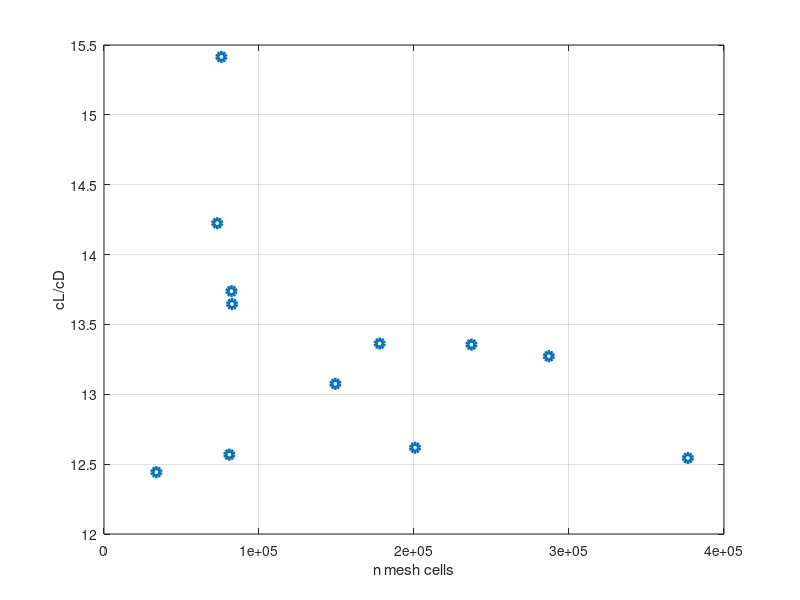
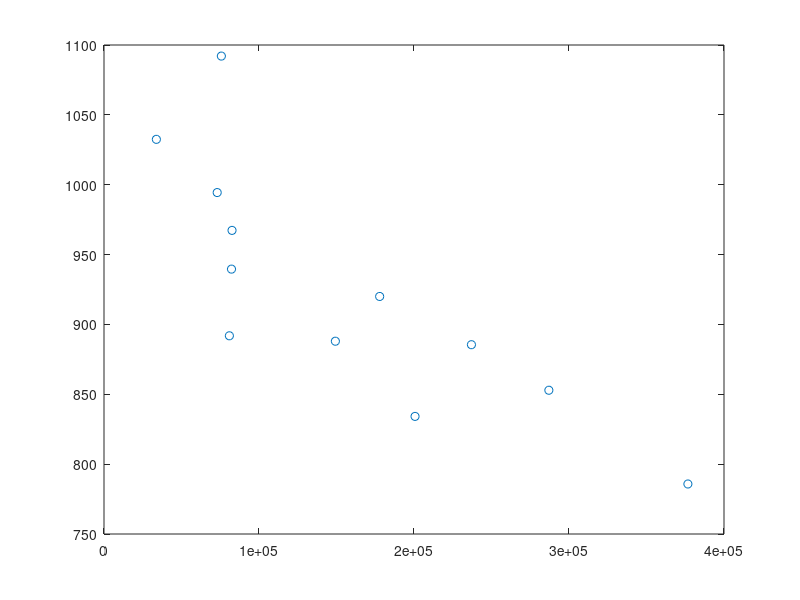
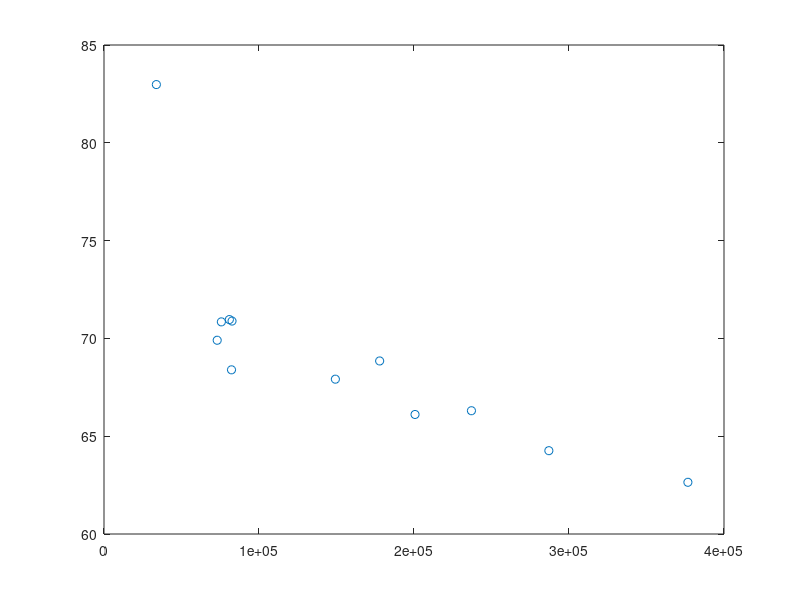

Recreate these plots in MATLAB, in order.
clear
close all
clc


% here same values for the mesh

% 1) only general mesh, triangles, 1.5e-2 m
% 2) 1 + BOI, 
% 3) 2 + edge siying sui profili
% 4) 3 + inflations sui profili
% 5) 4 + TE con almeno 3 elemnti
% 6) 5+ inflation anche a terra
%          [  17204 , 36990, 38459,  44419,45344,  45688,            126743,     151931, 194262 ];
nodevect = [  17204 , 36990, 38459,  44419,45344, 45688,83151, NaN     , 109305,126743,151931, 194262 ];
%           33786, 73030, 75714,  80884, 82254,  82597       ,177839,        237054, 287003, 376706 ];
cellvect = [33786, 73030, 75714,  80884, 82254,  82597,149273,177839,200670, 237054, 287003, 376706 ];


% here the resulting L

Lvect = [-1032.4772,-994.38993, -1092.0724, -891.8709, -939.5914, -967.30767,-887.98819,-920.01458,-834.17125, -885.49014, -852.89616, -785.79535];
Lvect = -Lvect;

% the resulting D


Dvect = [82.977025, 69.905875,70.845264, 70.963054, 68.393482, 70.88693,67.915589, 68.846677,66.110558,66.302321,64.259743, 62.643695];


ratio = Lvect./Dvect;

figure
plot(cellvect, ratio, 'o', "LineWidth",3)
grid on
xlabel("n mesh cells")
ylabel("cL/cD")

figure 
plot(cellvect, Lvect, 'o')

figure 
plot(cellvect, Dvect, 'o')